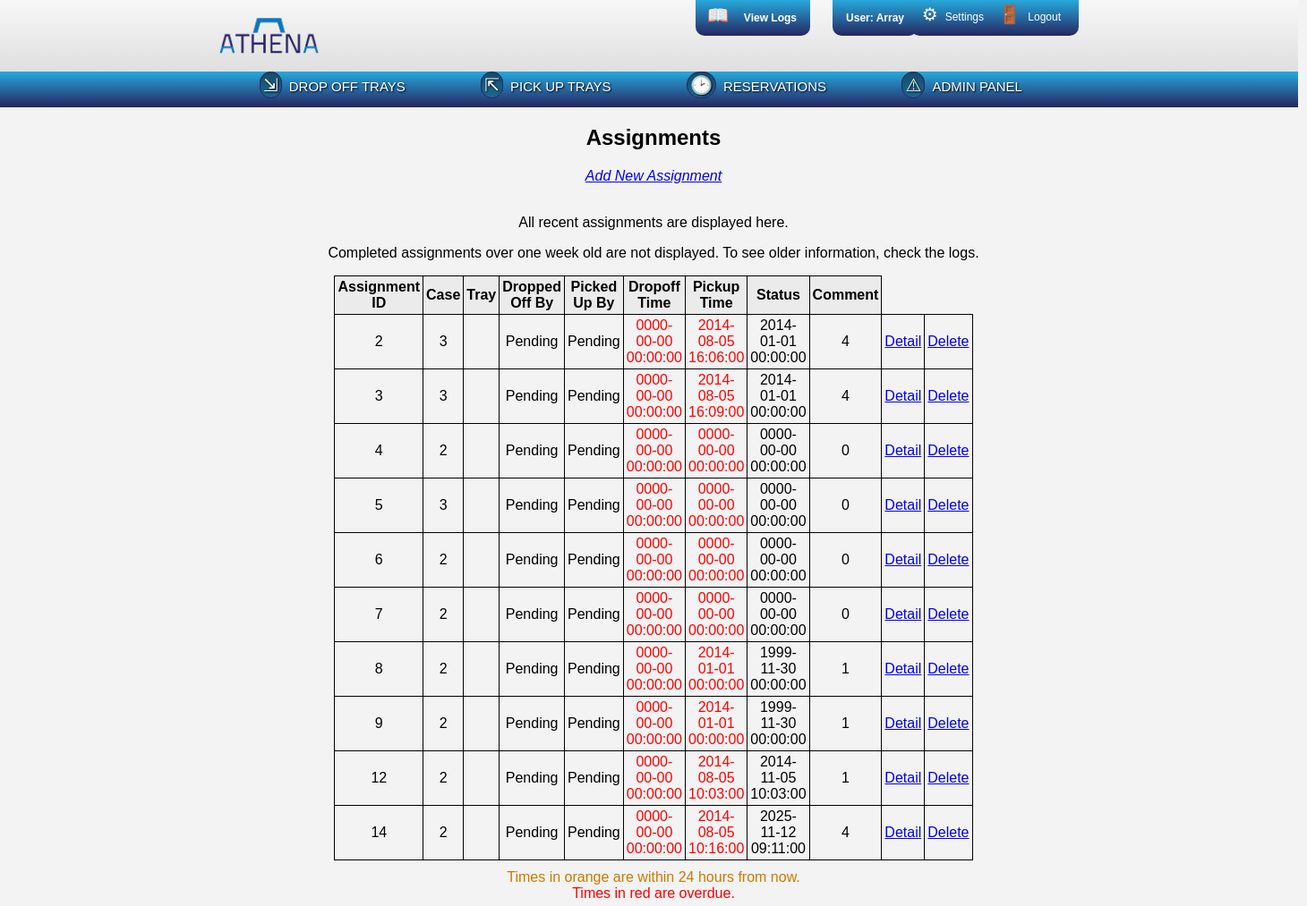
Page /www/assignments/assignments.php (signed in) on the committed database.
### tables this page shows
create table if not exists assigns 
( asgn_id   int(10)      not null auto_increment,
  case_id   int(10)      not null,
  tray_id   int(10)      not null,
  
  do_usr    int(10)      not null default 0,      
  pu_usr    int(10)      not null default 0,      
  cli_nm    varchar(64)  not null default '',     
  
  do_dttm   datetime     not null,                
  pu_dttm   datetime     not null,                
  status    varchar(25)  not null default '',     
  cmt       varchar(255) not null default '',
  primary key (asgn_id)
);

### www/utils/dbConnector.php (called while the page is built, shortened)
<?php
	class dbConnector implements dbConnectInfo {
		protected static $server = dbConnectInfo::HOST;
		protected static $db = dbConnectInfo::DBNAME;
		protected static $user = dbConnectInfo::USER;
		protected static $pass = dbConnectInfo::PW;
		public function doConnect() {
			$hookup = mysqli_connect(self::$server, self::$user, self::$pass, self::$db);
			return $hookup;
		}
	}
?>

### www/assignments/assignments.php (the view, shortened to what this page needs)
<?php
	require_once "includes.php";
	$worker = new dbWorker();
	$htmlUtils = new htmlUtils();
	$htmlUtils->makeHeader();
	echo "<div class='adminTable'>";
	echo "<h2>Assignments</h2>";
	echo "<em><a href='addNewAssignment.php'>Add New Assignment</a></em> <br/> <br/>";
	echo "<p>All recent assignments are displayed here.</p><p>Completed assignments over one week old are not displayed. To see older information, check the logs.</p>";
	echo "<table>" .
	"<tr><th>Assignment ID</th><th>Case</th><th>Tray</th><th>Dropped Off By</th><th>Picked Up By</th><th>Dropoff Time</th><th>Pickup Time</th><th>Status</th><th>Comment</th></tr>";
	$sql = "SELECT * FROM assigns";
	if($result = $worker->query($sql)) {
		while($row = mysqli_fetch_assoc($result)) {
			extract($row);
			$dropoffUser = $worker->findUser($do_usr, "uname");
			$pickupUser = $worker->findUser($pu_usr, "uname");
			if($dropoffUser == null) $dropoffUser = "Pending";
			if($pickupUser == null) $pickupUser = "Pending";
			$doTime = $worker->checkTime($do_dttm);
			$puTime = $worker->checkTime($pu_dttm);
			echo "<tr>";
			echo "<td>$asgn_id</td>";
			echo "<td>$case_id</td>";
			$tray = $worker->findTray($tray_id, "name");
			echo "<td>$tray</td>";
			echo "<td>$dropoffUser</td>";
			echo "<td>$pickupUser</td>";
			echo "<td>$doTime</td>";
			echo "<td>$puTime</td>";
			echo "<td>$status</td>";
			echo "<td>$cmt</td>";
			echo "<td><a href='assignmentDetail.php?aid=$asgn_id'>Detail</a></td>";
			echo "<td><a href='deleteAssignment.php?aid=$asgn_id'>Delete</a></td></tr>";
		}
		echo "</table>";
		echo "</div>";
	} else {
		echo "Database Connection Error";
		$worker->closeConnection();
	}
	$htmlUtils->timestampLegend();
	$htmlUtils->makeFooter();
?>

### www/utils/htmlUtils.php (shortened to what this page needs)
<?php
	class htmlUtils {
		public function makeHeader() {
		if(isset($_SESSION['user'])) {
			$currentUser = $_SESSION['user'];
			$userIsAdmin = $_SESSION['isAdmin'];
			$userIsClient = $_SESSION['isClient'];
			$loggedIn = TRUE;
			$userStr = $currentUser;
		} else {
			$loggedIn = FALSE;
			$userStr = "Guest";
			$currentUserId = "";
			date_default_timezone_set('America/Los_Angeles');
		}
		if(isset($_GET['a'])) {
			$error = "<span class='error'>Login error, please try again</span><br/>";
		} else {
			$error = "";
		}
			$adminHeader = <<<_END
<!DOCTYPE html>
<html>
	<head>
		<meta http-equiv="Content-Type" content="text/html; charset=UTF-8" />
		<meta content="utf-8" http-equiv="encoding">
		<title>Athena System</title>
		<link rel="stylesheet" type="text/css" href="/athena/www/styles.css">
		<script src='/athena/www/helperFunctions.js'></script>
	</head>
	<body>
		<div class='dashboard'>
		<div id='header'>
			<div class='wrapper'>
				<a href="/athena/www/landing.php">
					<img id='logo' src="/athena/www/utils/images/athena-logo.png"/>
				</a>
				<div class='username'>
					<span id='username'>User: $userStr</span>
				</div>
				<div class='logView'>
					<a href='/athena/www/logs/logs.php'><span id='logIcon'>&#x1f4d6;</span> <span id='logText'>View Logs</span></a>
				</div>
				<div class='extras'>
					<ul>
						<a href='/athena/www/settings.php'><li><span id='extraicon'>&#x2699;</span>Settings</li></a>
						<a href='/athena/www/logout.php'><li><span id='extraicon'>&#x1f6aa;</span>Logout</li></a>
					</ul>
			</div>
			</div>
		</div>
		<div class='headernav'>
			<div class='wrapper'>
				<ul>
						<a href='/athena/www/dropoff.php'><li><span id='icon'>&#x21f2;</span>DROP OFF TRAYS</li></a>
						<a href='/athena/www/pickup.php'><li><span id='icon'>&#x21f1;</span>PICK UP TRAYS</li></a>
						<a href='/athena/www/reservations.php'><li><span id='icon'>&#x1f551;</span>RESERVATIONS</li></a>
						<a href='/athena/www/admin.php'><li><span id='icon'>&#x26a0;</span>ADMIN PANEL</li></a>
				</ul>
			</div>
		</div>
	</div>
		<div class='main'>
_END;
			$clientHeader = <<<_END
<!DOCTYPE html>
<html>
	<head>
		<meta http-equiv="Content-Type" content="text/html; charset=UTF-8" />
		<meta content="utf-8" http-equiv="encoding">
		<title>Athena System</title>
		<link rel="stylesheet" type="text/css" href="/athena/www/styles.css">
		<script src='/athena/www/helperFunctions.js'></script>
	</head>
	<body>
		<div class='dashboard'>
		<div id='header'>
			<div class='wrapper'>
				<a href="/athena/www/landing.php">
					<img id='logo' src="/athena/www/utils/images/athena-logo.png"/>
				</a>
				<div class='username'>
					<span id='username'>Client: $userStr</span>
				</div>
				<div class='extras'>
					<ul>
						<a href='/athena/www/settings.php'><li><span id='extraicon'>&#x2699;</span>Settings</li></a>
						<a href='/athena/www/logout.php'><li><span id='extraicon'>&#x1f6aa;</span>Logout</li></a>
					</ul>
			</div>
			</div>
		</div>
		<div class='headernav'>
			<div class='wrapper'>
				<ul>
						<a href='/athena/www/reservations.php'><li><span id='icon'>&#x1f551;</span>RESERVATIONS</li></a>
				</ul>
			</div>
		</div>
	</div>
		<div class='main'>
_END;
			$header = <<<_END
<!DOCTYPE html>
<html>
	<head>
		<meta http-equiv="Content-Type" content="text/html; charset=UTF-8" />
		<meta content="utf-8" http-equiv="encoding">
		<title>Athena System</title>
		<link rel="stylesheet" type="text/css" href="/athena/www/styles.css">
		<script src='/athena/www/helperFunctions.js'></script>
	</head>
	<body>
		<div class='dashboard'>
		<div id='header'>
			<div class='wrapper'>
				<a href="/athena/www/landing.php">
					<img id='logo' src="/athena/www/utils/images/athena-logo.png"/>
				</a>
				<div class='username'>
					<span id='username'>User: $userStr</span>
				</div>
				<div class='extras'>
					<ul>
						<a href='/athena/www/settings.php'><li><span id='extraicon'>&#x2699;</span>Settings</li></a>
						<a href='/athena/www/logout.php'><li><span id='extraicon'>&#x1f6aa;</span>Logout</li></a>
					</ul>
			</div>
			</div>
		</div>
		<div class='headernav'>
			<div class='wrapper'>
				<ul>
						<a href='/athena/www/dropoff.php'><li><span id='icon'>&#x21f2;</span>DROP OFF TRAYS</li></a>
						<a href='/athena/www/pickup.php'><li><span id='icon'>&#x21f1;</span>PICK UP TRAYS</li></a>
						<a href='/athena/www/reservations.php'><li><span id='icon'>&#x1f551;</span>RESERVATIONS</li></a>
				</ul>
			</div>
		</div>
	</div>
		<div class='main'>
_END;
		$loginForm = "<form method='post' action='/athena/www/login.php'>$error" .
		"<table>" .
		"<tr><td>Username: </td><td><input type='text' name='user' /></td></tr>".
		"<tr><td>Password: </td><td><input type='password' name='pass' /></td></tr>" .
		"</table>" .
		"<input type='submit' value='Login' /> </form>";
		$notLoggedInHeader = <<<_END
			<!DOCTYPE html>
<html>
	<head>
		<meta http-equiv="Content-Type" content="text/html; charset=UTF-8" />
		<meta content="utf-8" http-equiv="encoding">
		<title>Athena System</title>
		<link rel="stylesheet" type="text/css" href="/athena/www/styles.css">
		<script src='/athena/www/helperFunctions.js'></script>
	</head>
	<body>
		<div class='dashboard'>
		<div id='header'>
			<div class='wrapper'>
				<a href="/athena/www/landing.php">
					<img id='logo' src="/athena/www/utils/images/athena-logo.png"/>
				</a>
			</div>
		</div>
		<div class='headernav'>
			<div class='wrapper'>
			</div>
		</div>
	</div>
		<div class='main'>
			<div class='welcomeArea'>
				<div class='welcomeHeader'>
					<h2>Welcome to Athena</h2>
				</div>
				<div class='welcomeHeader'>
					<h3>Please enter your username and password to log in</h3>
				</div>
			</div>
		<div class='loginArea'>
			<div class='loginForm'>
				$loginForm
			</div>
		</div>
_END;
			if($loggedIn && $userIsAdmin) {
				echo $adminHeader;
			} else if($loggedIn && $userIsClient) {
				echo $clientHeader;
			} else if($loggedIn) {
				echo $header;
			} else {
				echo $notLoggedInHeader;
				die();
			}
		}
		public function makeFooter() {
			$footer = <<<_END
			</div>
	</body>
</html>
_END;
			echo $footer;
		}
		public function timestampLegend() {
			$legend = "<div class='legend'>" .
			"<span class='warning'>Times in orange are within 24 hours from now.</span><br/>" .
			"<span class='error'>Times in red are overdue.</span></div>";
			echo $legend;
		}
	}
?>

### www/utils/dbWorker.php (shortened to what this page needs)
<?php
	require_once("dbConnector.php");
	class dbWorker extends dbConnector {
		private $connection;
		public function __construct() {
			$this->connection = $this->doConnect();
		}
		public function query($sql) {
			return mysqli_query($this->connection, $sql);
		}
		public function findUser($uid, $requestedField) {
			$sql = "SELECT * FROM users WHERE usr_id='$uid'";
			$result = $this->query($sql);
			$row = mysqli_fetch_assoc($result);
			return $row["$requestedField"];
		}
		public function findTray($uid, $requestedField) {
			$sql = "SELECT * FROM trays WHERE tray_id='$uid'";
			$result = $this->query($sql);
			$row = mysqli_fetch_assoc($result);
			return $row["$requestedField"];
		}
		public function checkTime($timeStamp) {
			$date = strtotime($timeStamp);
			$oneDayFromNow = time() + 86400;
			if(time() > strtotime($timeStamp)) return "<span class='error'>$timeStamp</span>";
			else if($date <= $oneDayFromNow && time() < $date) return "<span class='warning'>$timeStamp</span>";
			else return $timeStamp;
		}
	}
?>

### www/styles.css (style rules this page uses)
* { background: none repeat scroll 0% 0% transparent; }
body { font-family: helvetica, sans-serif; margin: 0; background: #f3f3f3; overflow-x:hidden; }
.legend { margin-bottom: 5px; }
.dashboard a { text-decoration: none; color: white; }
.dashboard ul { padding: 0; }
.dashboard { margin-bottom: 10px; width: 1450px; background: linear-gradient(to bottom, #F7F7F7 0%, #D3D3D3 100%) repeat scroll 0% 0% transparent; }
#icon { font-size: 20px; margin-right: 8px; background: linear-gradient(to bottom, #154B6C 0%, #1C688E 100%) repeat scroll 0% 0% transparent; border: 1px solid #252662; padding: 3px; border-radius: 25px; }
.wrapper { width: 960px; position: relative; margin: auto; }
.main table, .main th, .main td { margin-top: 10px; margin-bottom: 10px; padding: 3px; max-width: 400px; word-wrap: break-word; border-collapse: collapse; }
.adminTable th, .adminTable td { border: 1px solid black; margin-top: 10px; margin-bottom: 10px; padding: 3px; max-width: 400px; word-wrap: break-word; border-collapse: collapse; }
.adminTable th { background: #EBEBEB; max-width: 500px; }
#header { padding-top: 20px; padding-bottom: 20px; height: 40px; position: relative; }
#logo { height: 40px; }
.headernav { background: linear-gradient(to bottom, #67C2E7 0%, #27A7DA 1%, #252661 100%) repeat scroll 0% 0% transparent; color: white; height: 40px; }
.headernav ul { position: relative; top:5px; border: 0; margin-top: 0; margin-bottom: 0; padding: 0; box-shadow: none; height: 100%; }
.headernav li { border: 0; vertical-align: middle; height: auto; margin: 0; box-shadow: 0; display: inline; padding: 15px 35px 15px 45px; position: relative; bottom: 2px; cursor: pointer; width: auto; max-width: 192px; font-weight: 500; text-shadow: 1px 1px 2px black; font-size: 15px; text-align: center; }
.extras { position: absolute; top: -20px; right: 0px; font-size: 12px; background: linear-gradient(to bottom, #67C2E7 0%, #27A7DA 1%, #252661 100%) repeat scroll 0% 0% transparent; padding: 10px; height: 20px; border-radius: 0px 0px 10px 10px; display: inline; }
.extras ul li { display: inline; color: white; list-style-type: none; position: relative; top: -18px; margin-right: 10px; }
.username { position: absolute; top: -20px; right: 180px; font-size: 12px; background: linear-gradient(to bottom, #67C2E7 0%, #27A7DA 1%, #252661 100%) repeat scroll 0% 0% transparent; padding: 10px; height: 20px; border-radius: 0px 0px 10px 10px; display: inline; }
#username { color: white; position: relative; font-weight: bold; padding-bottom: 5px; top: 3px; margin: 5px; }
#extraicon { font-size: 20px; margin-top: 10px; margin-right: 5px; padding: 3px; }
.logView { position: absolute; top: -20px; right: 300px; font-size: 12px; padding: 10px; height: 20px; border-radius: 0px 0px 10px 10px; background: linear-gradient(to bottom, #67C2E7 0%, #27A7DA 1%, #252661 100%) repeat scroll 0% 0% transparent; }
#logIcon { position: relative; font-size: 20px; margin-top: 10px; margin-right: 5px; padding: 3px; top: -5px; }
#logText { position: relative; font-weight: bold; padding-bottom: 5px; top: -5px; margin: 5px; }
.error { color: red; }
.warning { color: #CC7A00; }
.main { margin-left: auto; margin-right: auto; width: 1400px; text-align: center; }
.main table { width: 300px; margin-left: auto; margin-right: auto; }
.main div { margin-left: auto; margin-right: auto; }

### rows in the picture
assigns: asgn_id "2", case "3", dropoffUser "Pending", pickupUser "Pending", do_dttm "0000-00-00 00:00:00 2014-08-05 16:06:00", status "2014-01-01 00:00:00", cmt "4"
assigns: asgn_id "3", case "3", dropoffUser "Pending", pickupUser "Pending", do_dttm "0000-00-00 00:00:00 2014-08-05 16:09:00", status "2014-01-01 00:00:00", cmt "4"
assigns: asgn_id "4", case "2", dropoffUser "Pending", pickupUser "Pending", do_dttm "0000-00-00 00:00:00 0000-00-00 00:00:00", status "0000-00-00 00:00:00", cmt "0"
assigns: asgn_id "5", case "3", dropoffUser "Pending", pickupUser "Pending", do_dttm "0000-00-00 00:00:00 0000-00-00 00:00:00", status "0000-00-00 00:00:00", cmt "0"
assigns: asgn_id "6", case "2", dropoffUser "Pending", pickupUser "Pending", do_dttm "0000-00-00 00:00:00 0000-00-00 00:00:00", status "0000-00-00 00:00:00", cmt "0"
assigns: asgn_id "7", case "2", dropoffUser "Pending", pickupUser "Pending", do_dttm "0000-00-00 00:00:00 0000-00-00 00:00:00", status "0000-00-00 00:00:00", cmt "0"
assigns: asgn_id "8", case "2", dropoffUser "Pending", pickupUser "Pending", do_dttm "0000-00-00 00:00:00 2014-01-01 00:00:00", status "1999-11-30 00:00:00", cmt "1"
assigns: asgn_id "9", case "2", dropoffUser "Pending", pickupUser "Pending", do_dttm "0000-00-00 00:00:00 2014-01-01 00:00:00", status "1999-11-30 00:00:00", cmt "1"
assigns: asgn_id "12", case "2", dropoffUser "Pending", pickupUser "Pending", do_dttm "0000-00-00 00:00:00 2014-08-05 10:03:00", status "2014-11-05 10:03:00", cmt "1"
assigns: asgn_id "14", case "2", dropoffUser "Pending", pickupUser "Pending", do_dttm "0000-00-00 00:00:00 2014-08-05 10:16:00", status "2025-11-12 09:11:00", cmt "4"

### other values in the picture
$userStr "Array"
